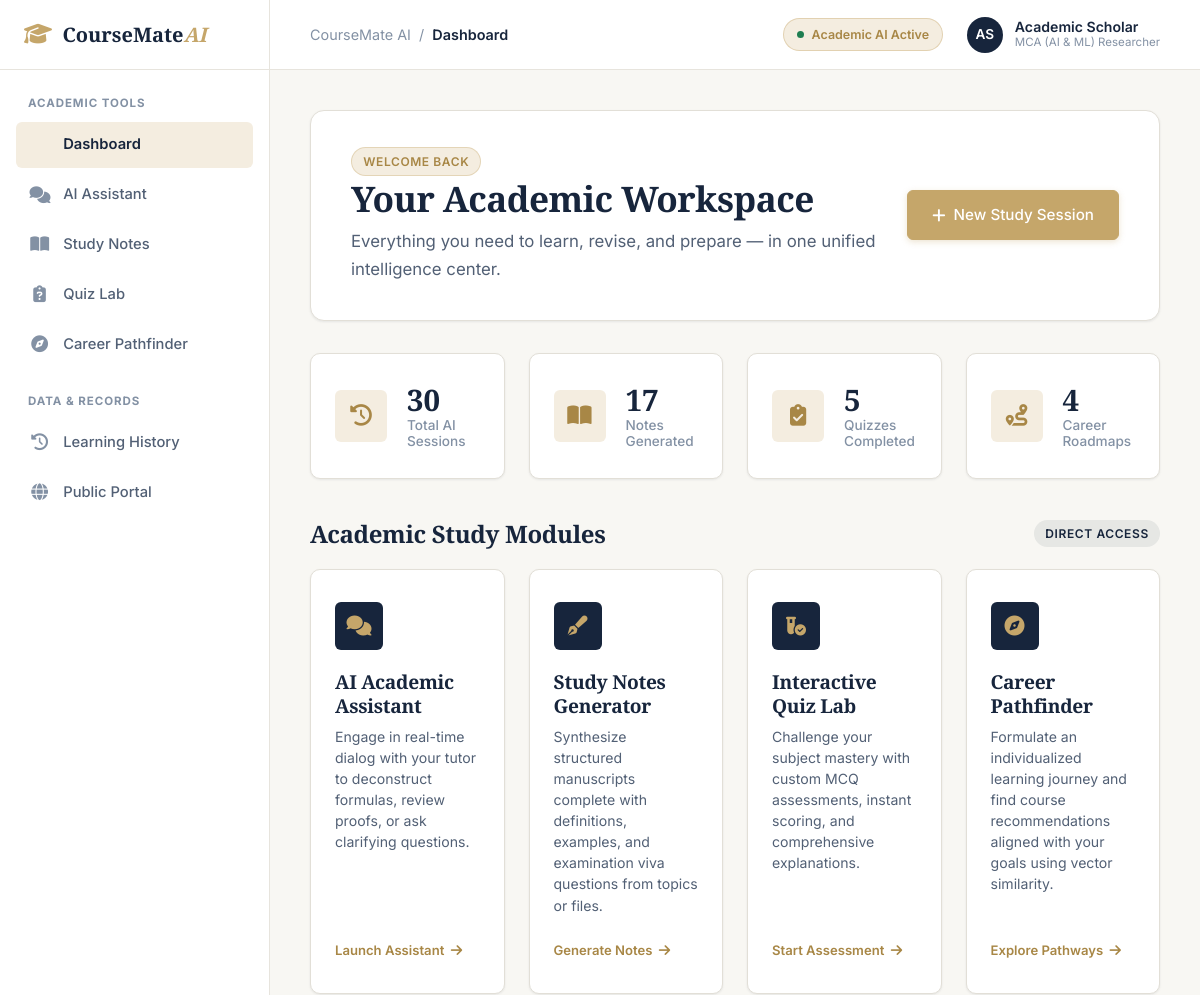
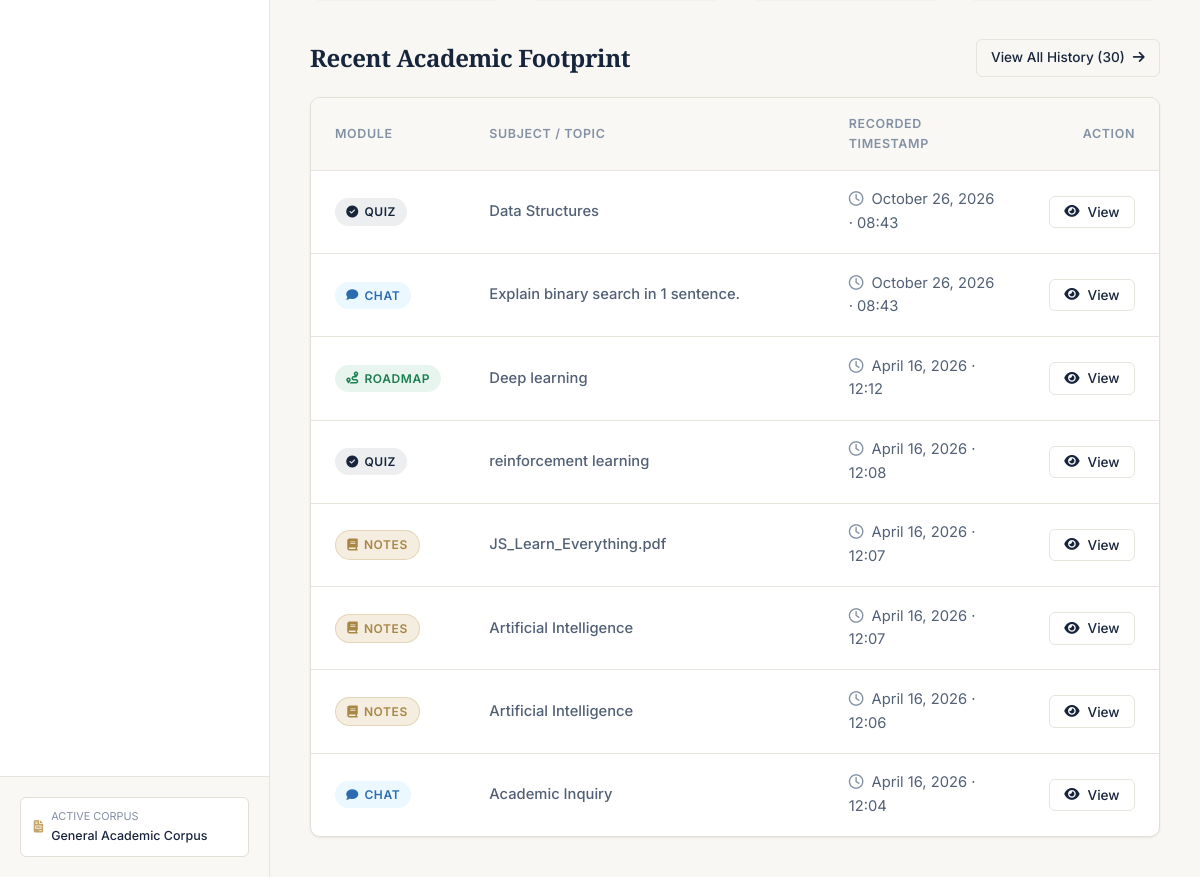
Page /dashboard on the earlier database version (2 pictures, top to bottom).
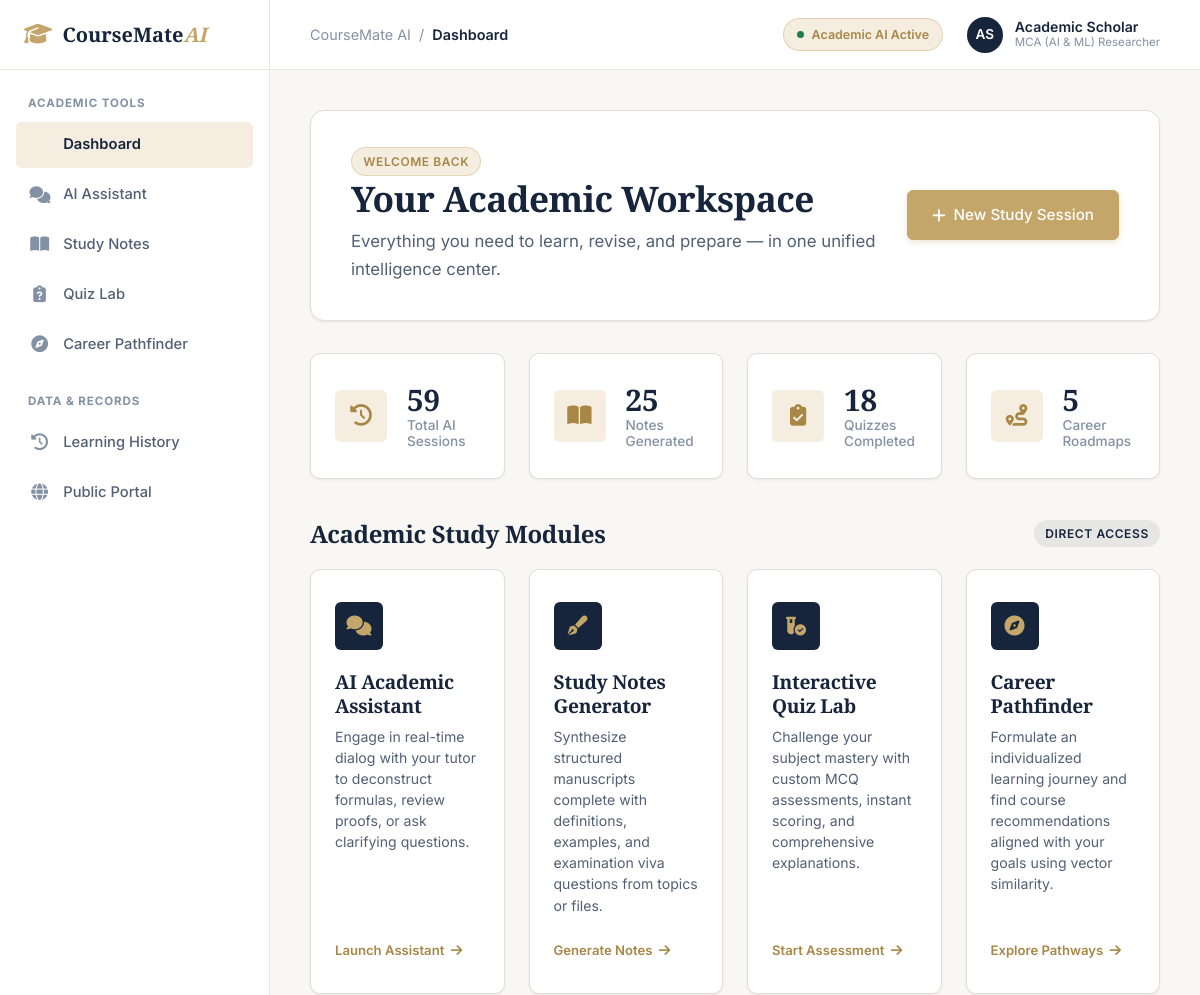
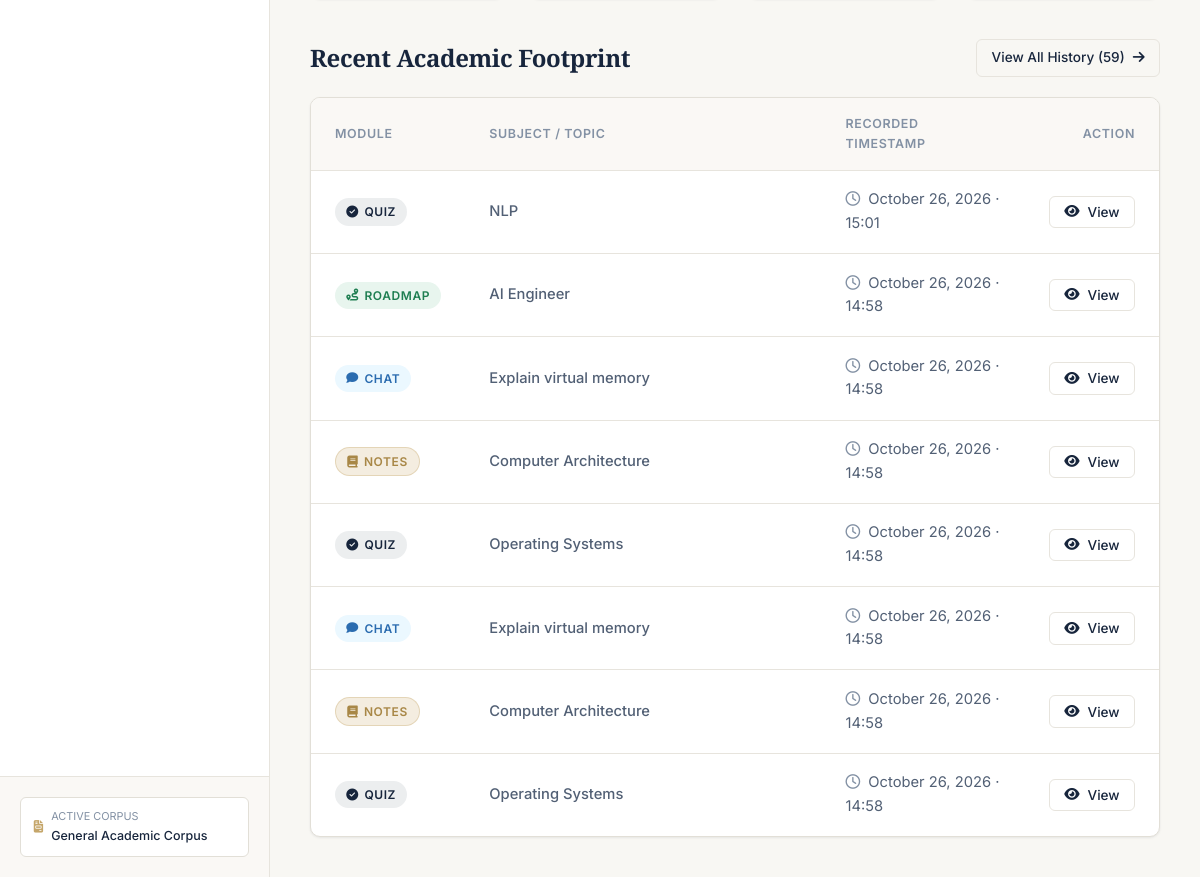
Same page on the later database version (2 pictures, top to bottom).
### app.py (models this page shows, shortened)
class History(db.Model):
    __tablename__ = 'history'
    id = db.Column(db.Integer, primary_key=True)
    type = db.Column(db.String(20), nullable=False)  # 'chat', 'notes', 'quiz', 'recommendation'
    topic = db.Column(db.String(250))
    content = db.Column(db.Text, nullable=False)    # Raw text or JSON structured string
    timestamp = db.Column(db.DateTime, default=datetime.utcnow)

### app.py (the view)
@app.route('/dashboard')
def dashboard():
    history_items = History.query.order_by(History.timestamp.desc()).all()
    user = {
        "username": "Academic Scholar",
        "role": "MCA (AI & ML) Researcher",
        "history": history_items
    }
    total_sessions = len(history_items)
    quiz_count = len([h for h in history_items if h.type == 'quiz'])
    notes_count = len([h for h in history_items if h.type == 'notes'])
    chat_count = len([h for h in history_items if h.type == 'chat'])
    rec_count = len([h for h in history_items if h.type == 'recommendation'])
    stats = {
        "total": total_sessions,
        "quizzes": quiz_count,
        "notes": notes_count,
        "chats": chat_count,
        "recommendations": rec_count,
        "has_document": bool(document_store["current_text"]),
        "document_name": document_store["filename"]
    }
    return render_template('dashboard.html', user=user, stats=stats)

### templates/dashboard.html (shortened to what the changed rows need)
{% extends "base.html" %}
{% block content %}
<div class="workspace-welcome-banner">
    <div class="welcome-text">
        <h1 class="editorial-heading">Your Academic Workspace</h1>
    </div>
</div>
<div class="stats-grid">
    <div class="stat-card">
        <div class="stat-info">
            <div class="stat-value" id="stat-total-sessions">{{ stats.total }}</div>
            <div class="stat-label">Total AI Sessions</div>
        </div>
    </div>
    <div class="stat-card">
        <div class="stat-info">
            <div class="stat-value" id="stat-notes-generated">{{ stats.notes }}</div>
            <div class="stat-label">Notes Generated</div>
        </div>
    </div>
    <div class="stat-card">
        <div class="stat-info">
            <div class="stat-value" id="stat-quizzes-taken">{{ stats.quizzes }}</div>
            <div class="stat-label">Quizzes Completed</div>
        </div>
    </div>
    <div class="stat-card">
        <div class="stat-info">
            <div class="stat-value" id="stat-roadmaps-built">{{ stats.recommendations }}</div>
            <div class="stat-label">Career Roadmaps</div>
        </div>
    </div>
</div>
<div class="dashboard-section-header">
    <h2 class="editorial-heading">Academic Study Modules</h2>
</div>
<div class="dashboard-section-header">
    <h2 class="editorial-heading">Recent Academic Footprint</h2>
    <a href="{{ url_for('history_page') }}" class="btn btn-outline btn-sm">
        View All History ({{ stats.total }}) <i class="fas fa-arrow-right"></i>
    </a>
</div>
<div class="activity-card">
    {% if user.history and user.history|length > 0 %}
    <table class="activity-table">
        <thead>
            <tr>
                <th style="width: 15%;">Module</th>
                <th style="width: 45%;">Subject / Topic</th>
                <th style="width: 25%;">Recorded Timestamp</th>
                <th style="width: 15%; text-align: right;">Action</th>
            </tr>
        </thead>
        <tbody>
            {% for item in user.history[:8] %}
            <tr>
                <td>
                    {% if item.type == 'notes' %}
                    <span class="badge badge-gold"><i class="fas fa-book"></i> Notes</span>
                    {% elif item.type == 'quiz' %}
                    <span class="badge badge-navy"><i class="fas fa-check-circle"></i> Quiz</span>
                    {% elif item.type == 'chat' %}
                    <span class="badge" style="background-color: var(--info-soft); color: var(--info);"><i class="fas fa-comment"></i> Chat</span>
                    {% else %}
                    <span class="badge badge-success"><i class="fas fa-route"></i> Roadmap</span>
                    {% endif %}
                </td>
                <td class="activity-topic-cell">
                    {{ item.topic or 'Academic Inquiry' }}
                </td>
                <td>
                    <i class="far fa-clock" style="margin-right: 4px; color: var(--text-muted);"></i>
                    {{ item.timestamp.strftime('%B %d, %Y · %H:%M') if item.timestamp else 'Archived Session' }}
                </td>
                <td style="text-align: right;">
                    <button class="btn btn-outline btn-sm view-history-btn" data-id="{{ item.id }}" title="View saved academic record">
                        <i class="fas fa-eye"></i> View
                    </button>
                </td>
            </tr>
            {% endfor %}
        </tbody>
    </table>
    {% endif %}
</div>
{% endblock %}

Differences in the rows shown:
no longer on this page (row unchanged): History: type "quiz" (drawn), topic "Data Structures", timestamp "October 26, 2026 · 08:43"
no longer on this page (row unchanged): History: type "chat" (drawn), topic "Explain binary search in 1 sentence.", timestamp "October 26, 2026 · 08:43"
no longer on this page (row unchanged): History: type "recommendation" (drawn), topic "Deep learning", timestamp "April 16, 2026 · 12:12"
no longer on this page (row unchanged): History: type "quiz" (drawn), topic "reinforcement learning", timestamp "April 16, 2026 · 12:08"
no longer on this page (row unchanged): History: type "notes" (drawn), topic "JS_Learn_Everything.pdf", timestamp "April 16, 2026 · 12:07"
no longer on this page (row unchanged): History: type "notes" (drawn), topic "Artificial Intelligence", timestamp "April 16, 2026 · 12:07"
no longer on this page (row unchanged): History: type "notes" (drawn), topic "Artificial Intelligence", timestamp "April 16, 2026 · 12:06"
no longer on this page (row unchanged): History: type "chat" (drawn), topic "Academic Inquiry", timestamp "April 16, 2026 · 12:04"
added History: type "quiz" (drawn), topic "NLP", timestamp "October 26, 2026 · 15:01"
added History: type "recommendation" (drawn), topic "AI Engineer", timestamp "October 26, 2026 · 14:58"
added History: type "chat" (drawn), topic "Explain virtual memory", timestamp "October 26, 2026 · 14:58"
added History: type "notes" (drawn), topic "Computer Architecture", timestamp "October 26, 2026 · 14:58"
added History: type "quiz" (drawn), topic "Operating Systems", timestamp "October 26, 2026 · 14:58"
added History: type "chat" (drawn), topic "Explain virtual memory", timestamp "October 26, 2026 · 14:58"
added History: type "notes" (drawn), topic "Computer Architecture", timestamp "October 26, 2026 · 14:58"
added History: type "quiz" (drawn), topic "Operating Systems", timestamp "October 26, 2026 · 14:58"
Other differences:
{{ stats.total }}: "30" → "59"
{{ stats.notes }}: "17" → "25"
{{ stats.quizzes }}: "5" → "18"
{{ stats.recommendations }}: "4" → "5"
